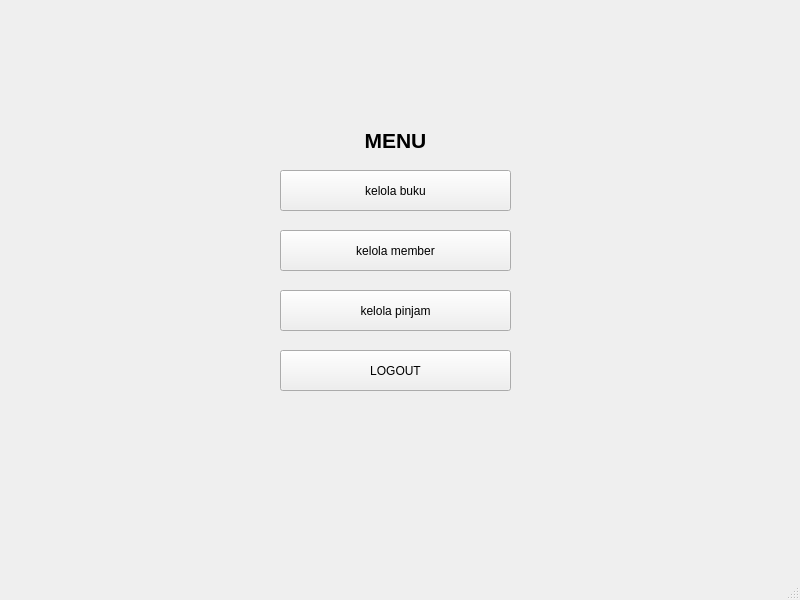
<?xml version="1.0" encoding="UTF-8"?>
<ui version="4.0">
 <class>MainWindow</class>
 <widget class="QMainWindow" name="MainWindow">
  <property name="geometry">
   <rect>
    <x>0</x>
    <y>0</y>
    <width>800</width>
    <height>600</height>
   </rect>
  </property>
  <property name="windowTitle">
   <string>MainWindow</string>
  </property>
  <widget class="QWidget" name="centralwidget">
   <widget class="QPushButton" name="pushButton">
    <property name="geometry">
     <rect>
      <x>280</x>
      <y>170</y>
      <width>231</width>
      <height>41</height>
     </rect>
    </property>
    <property name="text">
     <string>kelola buku</string>
    </property>
   </widget>
   <widget class="QPushButton" name="pushButton_2">
    <property name="geometry">
     <rect>
      <x>280</x>
      <y>230</y>
      <width>231</width>
      <height>41</height>
     </rect>
    </property>
    <property name="text">
     <string>kelola member</string>
    </property>
   </widget>
   <widget class="QPushButton" name="pushButton_3">
    <property name="geometry">
     <rect>
      <x>280</x>
      <y>290</y>
      <width>231</width>
      <height>41</height>
     </rect>
    </property>
    <property name="text">
     <string>kelola pinjam</string>
    </property>
   </widget>
   <widget class="QLabel" name="label_3">
    <property name="geometry">
     <rect>
      <x>340</x>
      <y>130</y>
      <width>111</width>
      <height>21</height>
     </rect>
    </property>
    <property name="font">
     <font>
      <pointsize>16</pointsize>
      <bold>true</bold>
     </font>
    </property>
    <property name="text">
     <string>MENU</string>
    </property>
    <property name="alignment">
     <set>Qt::AlignmentFlag::AlignCenter</set>
    </property>
   </widget>
   <widget class="QPushButton" name="pushButton_4">
    <property name="geometry">
     <rect>
      <x>280</x>
      <y>350</y>
      <width>231</width>
      <height>41</height>
     </rect>
    </property>
    <property name="text">
     <string>LOGOUT</string>
    </property>
   </widget>
  </widget>
  <widget class="QMenuBar" name="menubar">
   <property name="geometry">
    <rect>
     <x>0</x>
     <y>0</y>
     <width>800</width>
     <height>22</height>
    </rect>
   </property>
  </widget>
  <widget class="QStatusBar" name="statusbar"/>
 </widget>
 <resources/>
 <connections/>
</ui>
